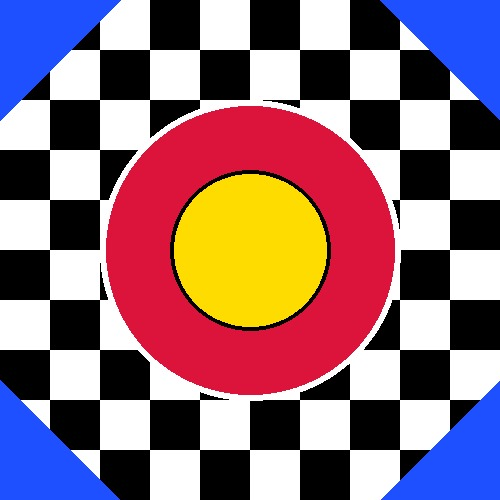
#> input picture image-craft-lab/assets/samples/high_contrast.jpg, 500 x 500 px
$ python -i pixel.py   (imports and definitions only)
#> lines starting #> are read from the running program, lines starting #| are printed output that depends on the picture
#> further down, picture is the input picture: PIL image 500x500 RGB; mean R, G, B 143.9, 111.1, 122.4
"""
Pixel Art engine — pure functions, no Streamlit imports.

Algorithm (exact):
  1. Preserve aspect: small_w = grid, small_h = int(grid * h/w).
  2. Downscale with NEAREST to small_w × small_h (hard edges).
  3. Quantize to colors via quantize(colors=colors, method=MEDIANCUT, dither=1 if dither else 0) then convert("RGB").
  4. Upscale for display/export with NEAREST × scale (crisp blocks).
  5. Generate css as box-shadow string.
"""

from __future__ import annotations

from PIL import Image


def _clamp_grid(grid: int) -> int:
    return max(8, min(256, int(grid)))


def _clamp_colors(colors: int) -> int:
    return max(2, min(256, int(colors)))


def image_to_pixel(
    image: Image.Image,
    grid: int = 64,  # 16/32/64/96/128 — output is grid × grid (square) or grid × scaled
    colors: int = 16,  # 8/16/32/64
    dither: bool = False,
    scale: int = 8,  # display scale factor for PNG export (e.g., 8×)
) -> dict:  # {image: PIL.Image, css: str, grid, colors}
    """
    Convert PIL image to pixel art.

    Returns:
        {
            image: PIL.Image (upscaled RGB, size = small_w*scale × small_h*scale),
            small: PIL.Image (downscaled quantized, for css gen),
            css: str (box-shadow),
            grid: int,
            colors: int,
            small_w: int,
            small_h: int,
            width: int,
            height: int,
        }
    """
    grid = _clamp_grid(grid)
    colors = _clamp_colors(colors)
    scale = max(1, min(32, int(scale)))

    # Ensure RGB
    if image.mode == "RGBA":
        bg = Image.new("RGB", image.size, (255, 255, 255))
        bg.paste(image, mask=image.split()[3])
        image = bg
    elif image.mode != "RGB":
        image = image.convert("RGB")

    w, h = image.size
#> w = 500; h = 500
    if w == 0 or h == 0:
        # fallback 1×1
        empty = Image.new("RGB", (scale, scale), (0, 0, 0))
        return {"image": empty, "small": empty, "css": "", "grid": grid, "colors": colors, "small_w": 1, "small_h": 1, "width": scale, "height": scale}

    # 1. Preserve aspect
    small_w = grid
    small_h = int(grid * h / w) if w else grid
#> small_h = 64
    small_h = max(1, small_h)

    # 2. Downscale with NEAREST to small_w × small_h
    small = image.resize((small_w, small_h), Image.NEAREST)
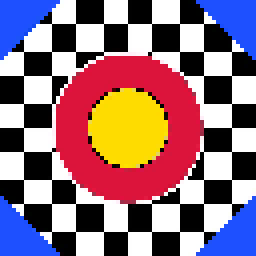
#> small: PIL image 64x64 RGB (shown 4 times larger); mean R, G, B 144, 111.3, 122.7

    # 3. Quantize to colors via MEDIANCUT
    # Note: quantize expects P mode; dither=1 enables Floyd-Steinberg via Pillow's built-in
    try:
        dither_flag = 1 if dither else 0
        # quantize may fail if colors > 256 or small image; clamp
        quantized_p = small.quantize(colors=colors, method=Image.MEDIANCUT, dither=dither_flag)
        small_q = quantized_p.convert("RGB")
        # Actual colors may be less than requested if image is simple
    except Exception:
        # Fallback: no quantize
        small_q = small

    # 4. Upscale for display/export with NEAREST × scale (crisp blocks)
    large_w = small_w * scale
    large_h = small_h * scale
#> large_h = 512
    large = small_q.resize((large_w, large_h), Image.NEAREST)
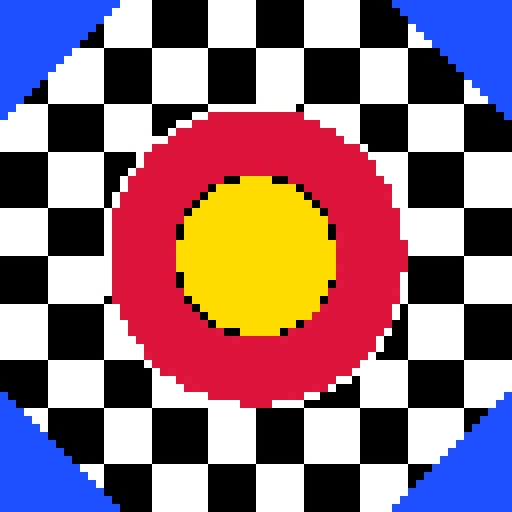
#> large: PIL image 512x512 RGB; mean R, G, B 144.3, 111.3, 122.5

    # 5. Generate css as box-shadow string
    # 2px 2px 0 #hex, ... — each pixel is a shadow offset
    # For css preview we use scale as pixel size? spec says css: box-shadow string optional
    # We'll generate with 1px base and offsets = x*scale, y*scale? But more shareable is 1px blocks.
    # Simpler: generate with e.g., "x*8px y*8px 0 #hex"
    # To keep string reasonable, we cap grid for css generation to 32 if grid >32 to avoid huge string?
    # No — generate full but caller can truncate.
    css = _generate_css(small_q, scale)

    return {
        "image": large,
        "small": small_q,
        "css": css,
        "grid": grid,
        "colors": colors,
        "small_w": small_w,
        "small_h": small_h,
        "width": large_w,
        "height": large_h,
    }


def _generate_css(small_img: Image.Image, scale: int) -> str:
    """Generate box-shadow CSS from small quantized image."""
#> called with scale = 8
    w, h = small_img.size
#> w = 64; h = 64
    # Limit css generation to max 64*64 = 4096 shadows to avoid insane string
    # If larger, we sample? But spec grid max 128 so worst 128*~128 = 16k shadows — heavy but ok.
    # We'll generate all.
    px = small_img.load()
    parts = []
    for y in range(h):
        for x in range(w):
            r, g, b = px[x, y]
            hex_color = f"#{r:02x}{g:02x}{b:02x}"
            # offset x*scale, y*scale with blur 0 and spread 0
            # Use px units
            parts.append(f"{x*scale}px {y*scale}px 0 {hex_color}")
#> after the loop, parts = 4096 items, first 6: '0px 0px 0 #1e50ff', '8px 0px 0 #1e50ff', '16px 0px 0 #1e50ff', '24px 0px 0 #1e50ff', '32px 0px 0 #1e50ff', '40px 0px 0 #1e50ff'
    return ", ".join(parts)


def pixel_css_block(small_img: Image.Image, pixel_size: int = 8) -> str:
    """
    Helper: generate a minimal CSS class for embedding.
    Returns a string like:
    .pixel-art { width: 8px; height: 8px; box-shadow: ... }
    """
    css = _generate_css(small_img, pixel_size)
    w, h = small_img.size
    return (
        f".pixel-art {{\n"
        f"  width: {pixel_size}px;\n"
        f"  height: {pixel_size}px;\n"
        f"  background: transparent;\n"
        f"  box-shadow: {css};\n"
        f"  /* canvas: {w}×{h} pixels → {w*pixel_size}×{h*pixel_size}px */\n"
        f"}}"
    )

>>> from PIL import Image
>>> picture = Image.open('../assets/samples/high_contrast.jpg')
>>> result = image_to_pixel(picture)
#> result = 9 items
